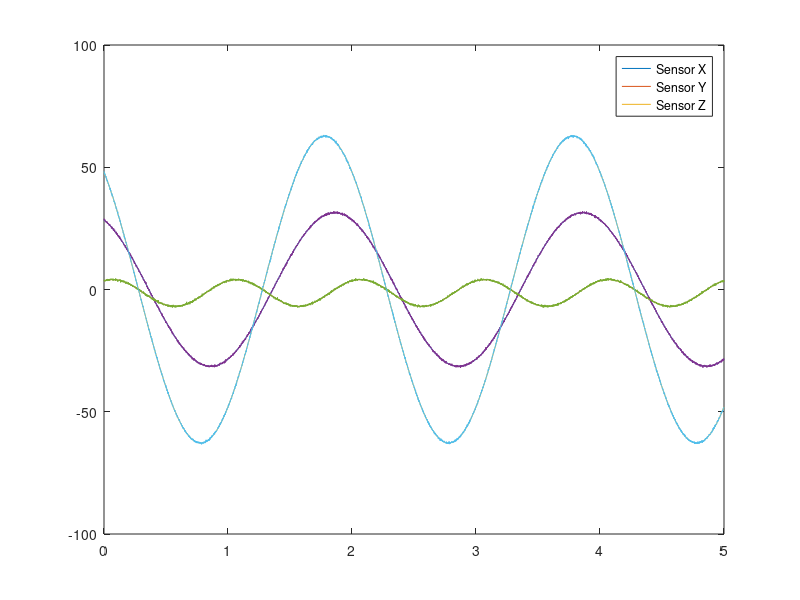
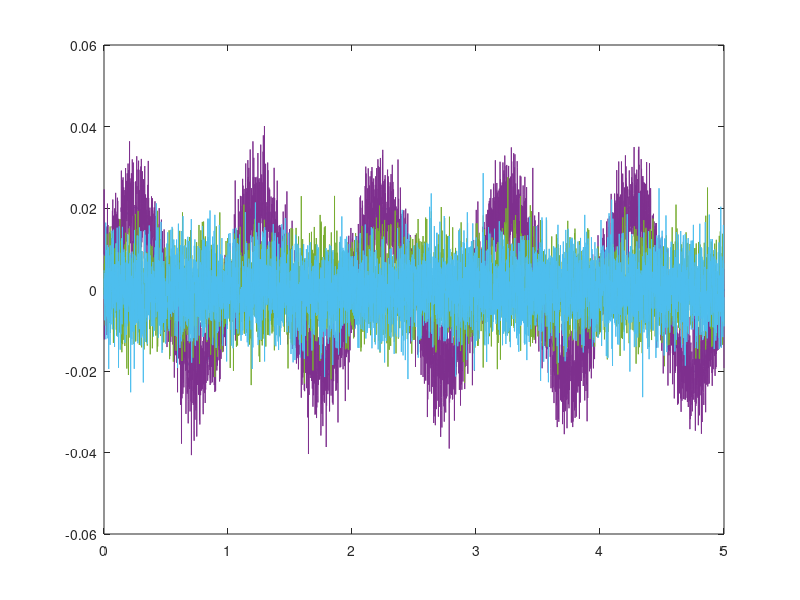

Reproduce these figures in MATLAB, in order.
% This function generates simulated IMU data of a virtual fish

function [simimu] = simluatedData()

samplefreq	= 1e-3;     % 1 KHz
time        = 0:samplefreq:5; % in seconds
% Accelerometer (datesheet) quantities
accel.noisestd  = (3e-4*sqrt(0.5/samplefreq));          % unit = g (9.81 m/s2)
% Gyroscope (datasheet) quantities
gyro.noisestd   = deg2rad(0.01*sqrt(0.5/samplefreq)); % unit = radians

% Simulation characteristics
freq        = 0.5;

roll.amplitude  = deg2rad(10);
roll.phase      = deg2rad(25);
roll.freq       = freq;
roll.angle      = roll.amplitude*sin(2*pi*roll.freq*time + roll.phase);
roll.rate       = 2*pi*roll.freq*roll.amplitude*cos(2*pi*roll.freq*time + roll.phase);
roll.rateofrate = -(2*pi*roll.freq)^2*roll.angle;

pitch.amplitude = 0;
pitch.angle     = zeros(size(time));
pitch.rate      = zeros(size(time));
pitch.rateofrate = zeros(size(time));

yaw.amplitude   = deg2rad(20);
yaw.phase       = deg2rad(40);
yaw.freq        = freq;
yaw.angle       = yaw.amplitude*sin(2*pi*yaw.freq*time + yaw.phase);
yaw.rate        = 2*pi*yaw.freq*yaw.amplitude*cos(2*pi*yaw.freq*time + yaw.phase);
yaw.rateofrate  = -(2*pi*yaw.freq)^2*yaw.angle;

% Converting Roll-Pitch-Yaw into Euler angles
% RPY = ZYX Euler Angles = R(x,phi)*R(y,theta)*R(z,psi)
% psi = Yaw, theta = Pitch, phi = Roll
psi     = yaw;
theta   = pitch;
phi     = roll;
 [Omega_Sensor, Alpha_Sensor] = ...
    getRotationRatesEulerZYX(psi, theta, phi);


% Rotation of the rigid body
Ax          = 3*(accel.noisestd);
rOP         = [0,0,0]'; % meters
Accel_CoM     = [Ax*sin(4*pi*freq*time);zeros(2,length(time))];
Accel_P     = getAcceleration(Accel_CoM, rOP, Omega_Sensor, Alpha_Sensor);

% Adding noise
% gyro.sigma = (gyro.noisevar)*eye(3,3); R = (chol(gyro.sigma));
simimu.gyro     = Omega_Sensor + (gyro.noisestd)*randn(size(Omega_Sensor));

% accel.sigma = (accel.noisevar)*eye(3,3); R = chol(accel.sigma);
simimu.acc  = Accel_P + accel.noisestd*randn(size(Accel_P));



figure('Name','Gyroscope with noise, without drift')
plot(time, rad2deg(Omega_Sensor));
hold on
plot(time, rad2deg(simimu.gyro));
legend('Sensor X', 'Sensor Y', 'Sensor Z')

figure()
plot(time, Accel_P);
hold on
plot(time, simimu.acc);

end

function [Omega_Sensor, Alpha_Sensor] = ...
    getRotationRatesEulerZYX(psi, theta, phi)
% 
% keyboard
    N = length(psi.angle);
    Omega_Sensor = zeros(3,N);
    Alpha_Sensor = zeros(3,N);
    for ii=1:N
        Theta_d     = [phi.rate(ii); theta.rate(ii); psi.rate(ii)];
        Theta_dd    = [phi.rateofrate(ii); theta.rateofrate(ii); psi.rateofrate(ii)];
        W = [1, 0, -sin(theta.angle(ii));
            0, cos(phi.angle(ii)), cos(theta.angle(ii)).*sin(phi.angle(ii));
            0, -sin(phi.angle(ii)), cos(theta.angle(ii)).*cos(phi.angle(ii))];
        W_theta =[0,0,-cos(theta.angle(ii));
            0,0,-sin(theta.angle(ii))*sin(phi.angle(ii));
            0,0,-sin(theta.angle(ii))*cos(phi.angle(ii))];
        W_phi   = [0,0,0;
            0,-sin(phi.angle(ii)), cos(theta.angle(ii))*cos(phi.angle(ii));
            0,-cos(phi.angle(ii)), -cos(theta.angle(ii))*sin(phi.angle(ii))];
        W_d     = W_theta*theta.rate(ii) + W_phi*phi.rate(ii);
        Omega_Sensor(:,ii)     = W*Theta_d;
        Alpha_Sensor(:,ii)     = W_d*Theta_d + W*Theta_dd;
    end
end

% Two points on a rigid body
function [Accel_P] = getAcceleration(Accel_O, rOP, Omega_Sensor, Alpha_Sensor)
    N = length(Accel_O);
    Accel_P = zeros(3,N);

    for ii=1:N
        Accel_P(:,ii) = Accel_O(:,ii) + ...
            (crossMat(Alpha_Sensor(:,ii)) + ...
            crossMat(Omega_Sensor(:,ii))^2)*rOP;
    end
end

% Cross Product matrix
function [Mat] = crossMat(vector)
    Mat = [0, -vector(3), vector(2);
        vector(3), 0, -vector(1);
        -vector(2), vector(1), 0];
end